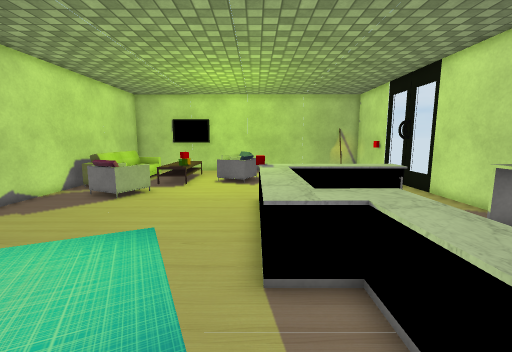
View 1 (above)

18 first-person views from a walk through a scene from a Unity 3-D project. The camera is 1.4 m above the floor, tilts 8° down and sees 90° across. The floor is counted in squares, 0.5 m on a side. Each view is taken from the middle of a square. On the plan, view 1 faces up. The plan holds only what a view shows up to about 19 squares ahead; the rest is blank. The player character is not drawn. Door leaves are left out, so doorways stand open. Some surface patterns are stand-ins.

View 2
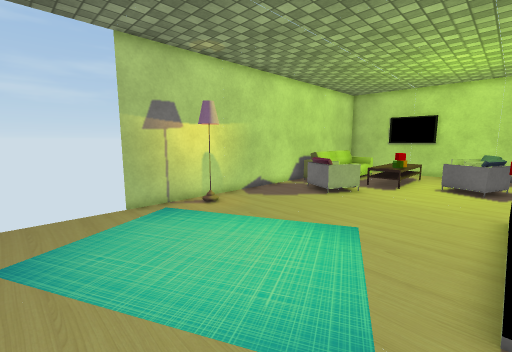

View 3
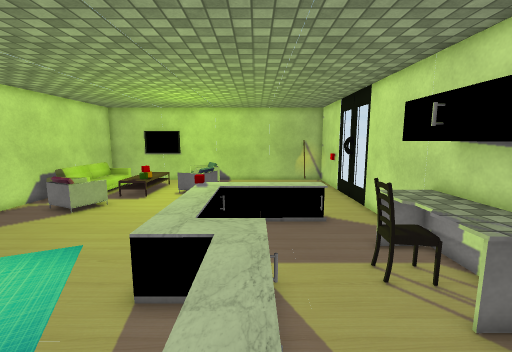

View 4
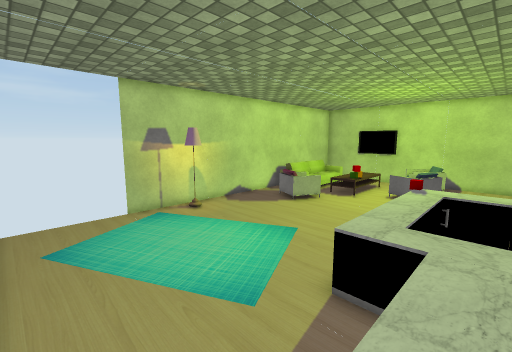

View 5
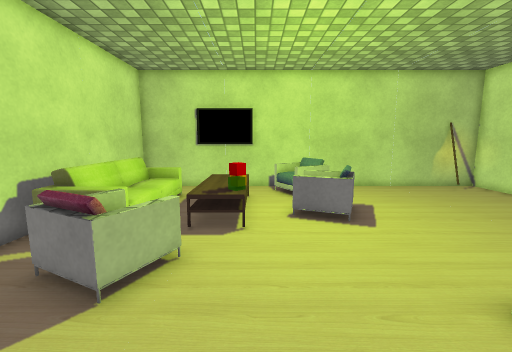

View 6
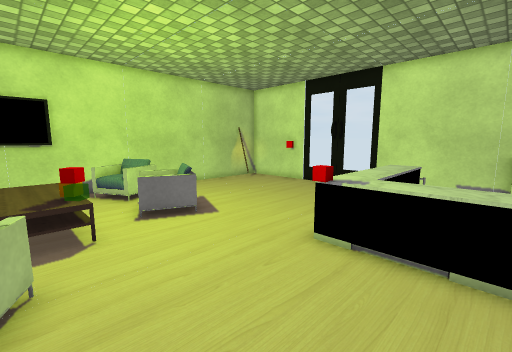

View 7
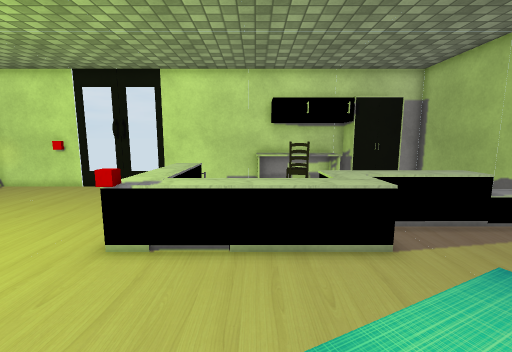

View 8
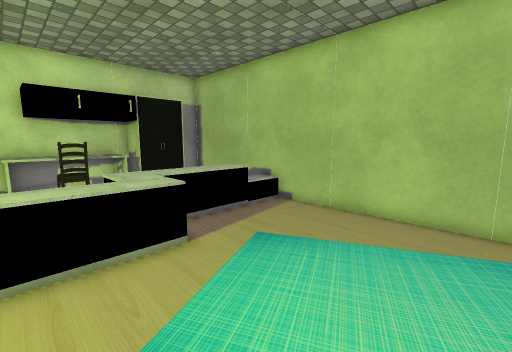

View 9
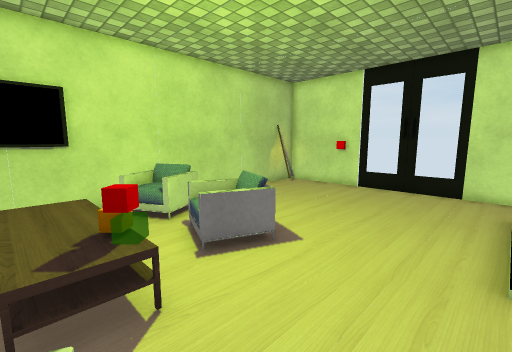

View 10
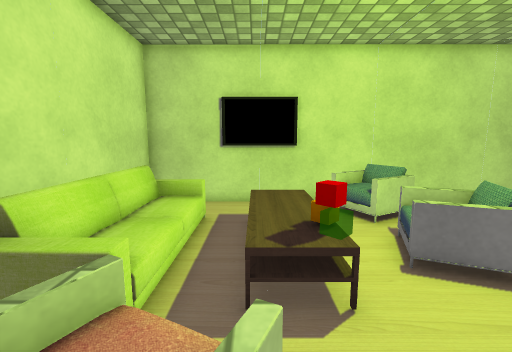

View 11
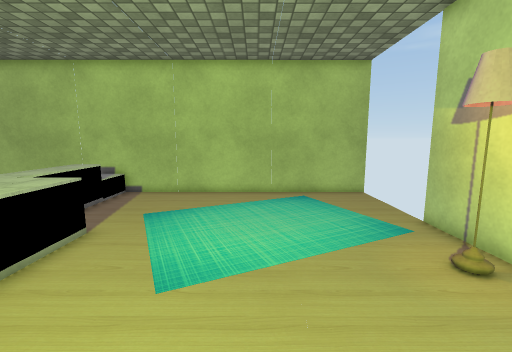

View 12
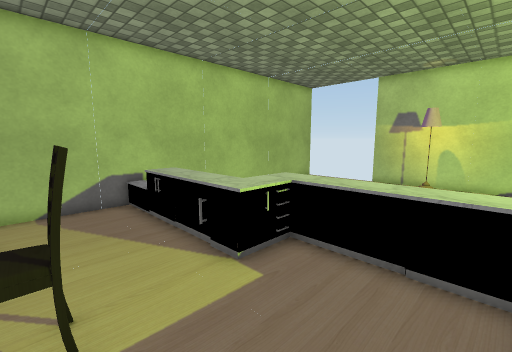

View 13
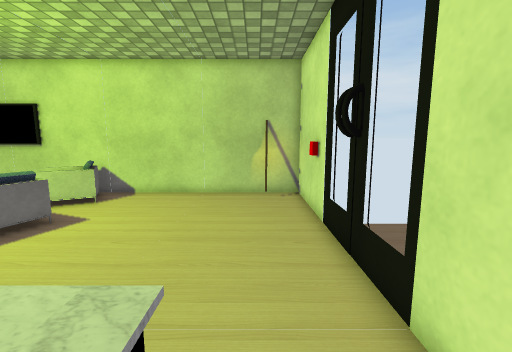

View 14
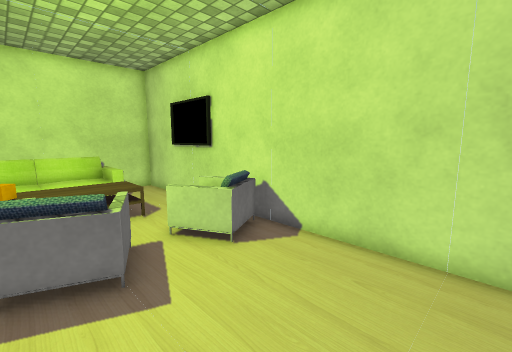

View 15
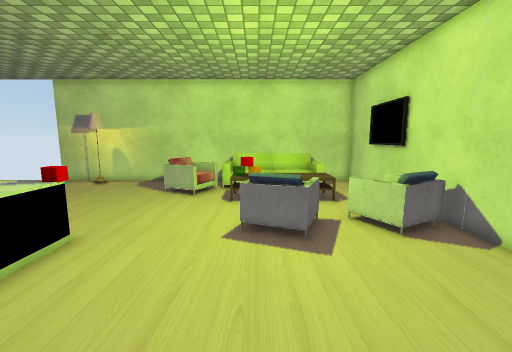

View 16
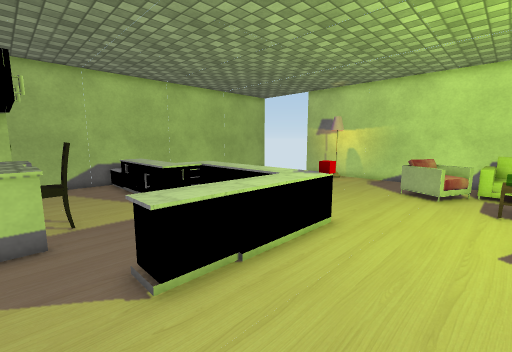

View 17
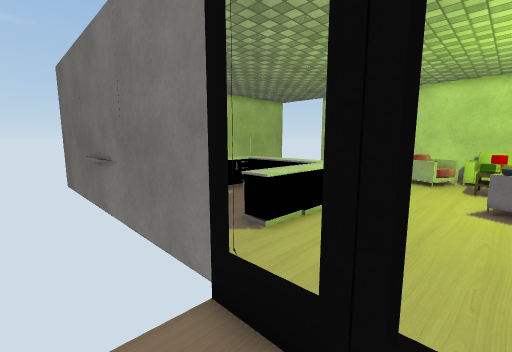

View 18
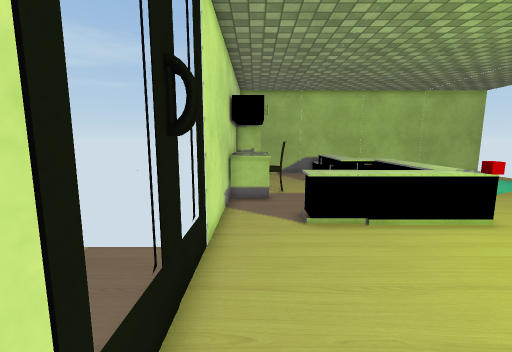

### Floor plan
Key: @ floor where view 1 was taken; # wall or solid block; x gap in a wall; . main floor; : floor 0.5 m higher than the main floor; + floor 0.75 m higher than the main floor; / step, stairs or slope; D open door; v drop or lower ground; S sofa; T table; C chair; R red cube; L lamp; A cabinet; O other object.
Columns run from 11 left of view 1 to 12 right of it. Each row starts with its distance up from view 1.
 24   ###########   #####
 23 ##  #### vC  ###  OO#
 22 #.......COCC........#
 21 #S /.TT..OOC........#
 20 #S /.TTT............#
 19 #  /.TTT.C..........##
 18 #  /.TTT.OOC........# D
 17 #  /.TRO..C...........D.
 16 #S /.T  ............#xD
 15 #SSS..................D.
 14 #..CO...............##D.
 13 #..CO...............##D
 12 #...C......RTTTTOO..#
 11 #..........RTTTTOO..#
 10 #..........OO.......#
  9 #..........TT.......#
  8 #..........TT.....TTT
  7 ##L........TT.....TTT
  6 # .........TTTT..CCTT
  5 #..........TT++...CTT
  4 #............O+...TTT
  3 D............O+....AA
  2 D............T+....AA
  1 D............T+....AA
  0 D..........@./:....AA
 -1 D............/:.....#
 -2 #####################

Positions as (right, up) in squares from view 1, and headings:
1: (0, 0), facing up
2: (0, 0), facing up-left
3: (3, -1), facing up
4: (3, -1), facing up-left
5: (-4, 8), facing up
6: (-6, 8), facing up-right
7: (-6, 8), facing right
8: (-6, 8), facing down-right
9: (-6, 12), facing up-right
10: (-6, 12), facing up
11: (-5, 12), facing down
12: (7, 10), facing down-left
13: (7, 10), facing up
14: (5, 17), facing up-left
15: (7, 17), facing left
16: (8, 16), facing down-left
17: (12, 17), facing down-left
18: (8, 20), facing down
